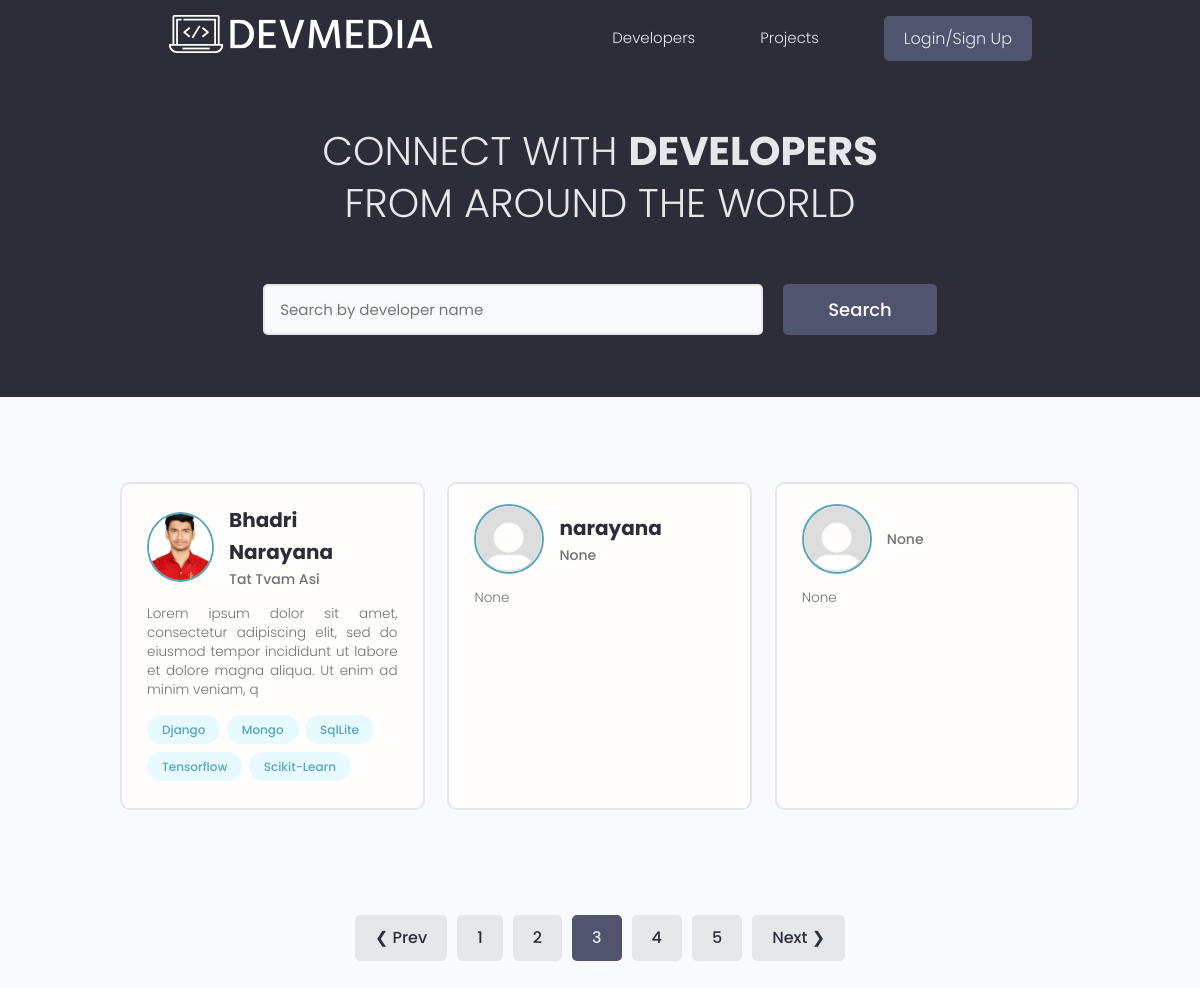
/?page=3, run on an earlier commit of the app's database.
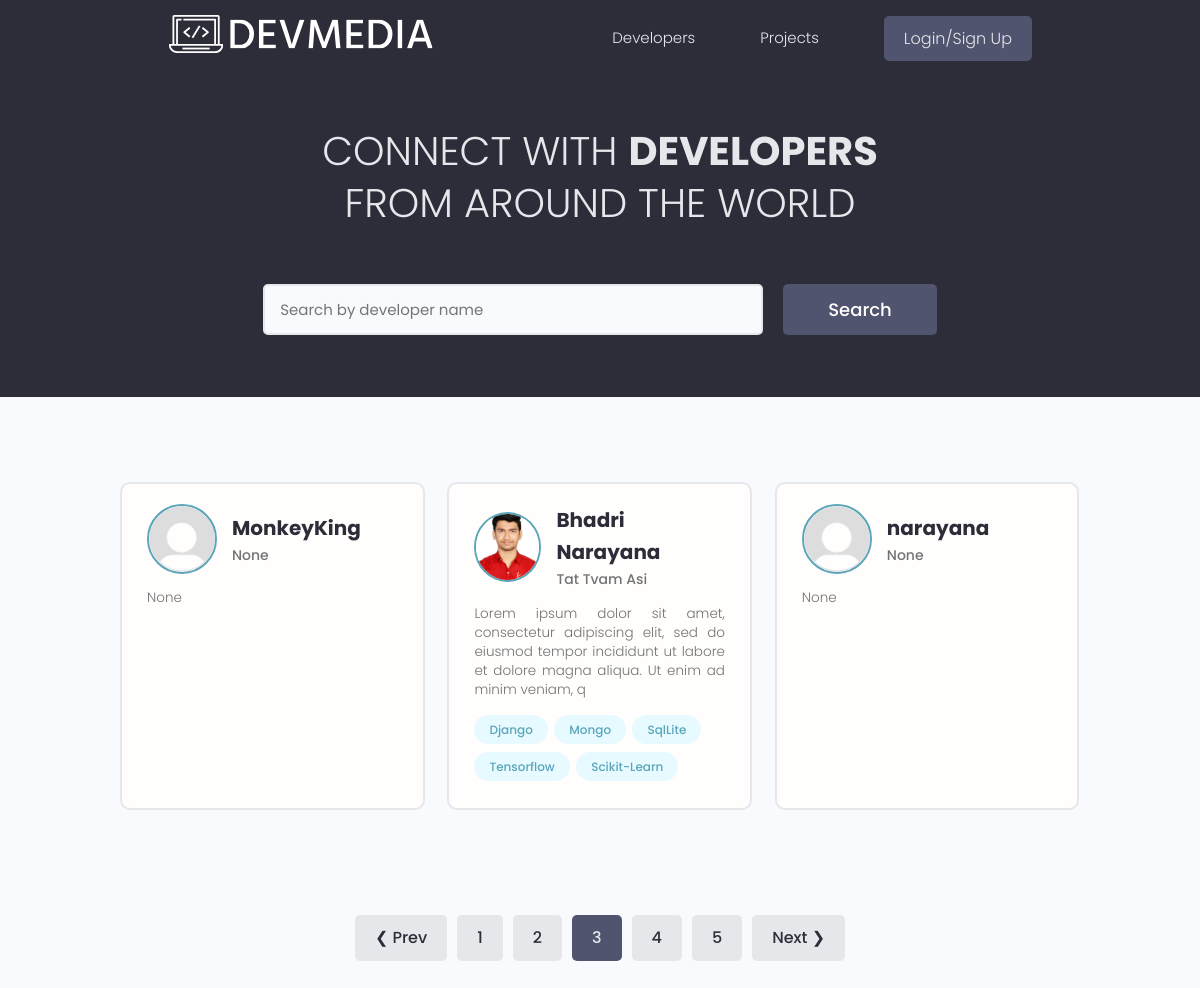
And on a later commit of the database.
### users/models.py (models this page shows, shortened)
class Profile(models.Model):
    user = models.OneToOneField(User, on_delete = models.CASCADE, null = True, blank = True)
    name = models.CharField(max_length = 200, blank = True, null = True)
    username = models.CharField(unique = True, max_length=200, blank = True, null = True)
    location = models.CharField(max_length=200, blank = True, null = True)
    email = models.EmailField(max_length = 500, blank = True, null = True)
    short_intro = models.CharField(max_length = 200, blank = True, null = True)
    bio = models.TextField(blank = True, null = True)
    profile_image = models.ImageField(null = True, blank = True, upload_to = 'profiles/', default="profiles/default.png")
    social_github = models.CharField(max_length = 200, blank=True, null = True)
    social_twitter = models.CharField(max_length = 200, blank=True, null = True)
    social_linkedin = models.CharField(max_length = 200, blank=True, null = True)
    social_youtube = models.CharField(max_length = 200, blank=True, null = True)
    social_website = models.CharField(max_length = 200, blank=True, null = True)
    created = models.DateTimeField(auto_now_add=True)
    id = models.UUIDField(default = uuid.uuid4, primary_key=True, unique=True, editable=False)

class Skill(models.Model):
    owner = models.ForeignKey(Profile, on_delete=models.CASCADE, null = True, blank = True)
    name = models.CharField(max_length=200, blank= True, null = True)
    description = models.TextField(null = True, blank = True)
    created = models.DateTimeField(auto_now_add=True)
    id = models.UUIDField(default=uuid.uuid4, unique=True,primary_key=True, editable=False)

### users/views.py (the view)
# urls.py: path('', views.profiles, name = 'profiles'),
def profiles(request):
    profiles, search_query = searchProfiles(request)
    custom_range, profiles = paginateProfiles(request, profiles, 3)
    return render(request, 'users/profiles.html', {'profiles':profiles, 'search_query':search_query, 'custom_range':custom_range})

### users/utils.py (called while the page is built)
def paginateProfiles(request, profiles, results):
        page = request.GET.get('page')
        paginator = Paginator(profiles, results)
        try:
                profiles = paginator.page(page)
        except PageNotAnInteger:
                page = 1
                profiles = paginator.page(page)
        except EmptyPage:
                page = paginator.num_pages
                profiles = paginator.page(page)
        leftIndex = (int(page) - 4)
        if leftIndex < 1:
                leftIndex = 1
        rightIndex = (int(page) + 5)
        if rightIndex > paginator.num_pages:
                rightIndex = paginator.num_pages + 1
        custom_range = range(leftIndex, rightIndex)
        return custom_range, profiles

### users/templates/users/profiles.html (shortened to what this page needs)
{% extends 'main.html' %}
{% block content %}
<main class="home">
    <section class="hero-section text-center">
      <div class="container container--narrow">
        <div class="hero-section__box">
          <h2>CONNECT WITH <span>DEVELOPERS</span></h2>
          <h2>FROM AROUND THE WORLD</h2>
        </div>
        <div class="hero-section__search">
          <form id = "searchForm" class="form" action="" method="get">
            <div class="form__field">
              <input class="input input--text" id="formInput#search" type="text" name="search_query"
                value = "{{search_query}}" placeholder="Search by developer name" />
            </div>
            <input class="btn btn--sub btn--lg" type="submit" value="Search" />
          </form>
        </div>
      </div>
    </section>
    <section class="devlist">
      <div class="container">
        <div class="grid grid--three">
            {% for profile in  profiles%}
          <div class="column card">
            <div class="dev">
              <a href="{% url 'profile' profile.id %}" class="card__body">
                <div class="dev__profile">
                  <img class="avatar avatar--md" src="{{profile.profile_image.url}}" alt="image" />
                  <div class="dev__meta">
                    <h3>{{profile.name}}</h3>
                    <h5>{{profile.short_intro|slice:"60"}}</h5>
                  </div>
                </div>
                <p class="dev__info">
                  {{profile.bio| slice:"150"}}
                </p>
                <div class="dev__skills">
                 {% for skill in  profile.skill_set.all|slice:"5"%}
                  <span class="tag tag--pill tag--main">
                    <small>{{skill.name}}</small>
                  </span>
                  {% endfor %}
                </div>
              </a>
            </div>
          </div>
          {% endfor %}
        </div>
      </div>
    </section>
    {% include 'pagination.html' with queryset=profiles custom_range=custom_range %}
  </main>
{% endblock content %}

What changed in the data, as far as the page shows it:
no longer on this page (row unchanged): Profile: profile_image (placeholder picture), short_intro "None", bio "None"
added Profile: profile_image (placeholder picture), name "MonkeyKing", short_intro "None", bio "None"
